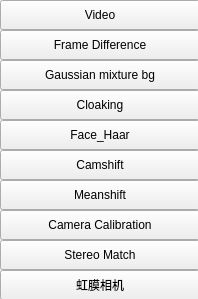
       <widget class="QWidget" name="scrollAreaWidgetContents_4">
        <property name="geometry">
         <rect>
          <x>0</x>
          <y>0</y>
          <width>198</width>
          <height>299</height>
         </rect>
        </property>
        <widget class="QPushButton" name="shiping">
         <property name="geometry">
          <rect>
           <x>0</x>
           <y>0</y>
           <width>200</width>
           <height>30</height>
          </rect>
         </property>
         <property name="text">
          <string>Video</string>
         </property>
        </widget>
        <widget class="QPushButton" name="frame_diff">
         <property name="geometry">
          <rect>
           <x>0</x>
           <y>30</y>
           <width>200</width>
           <height>30</height>
          </rect>
         </property>
         <property name="text">
          <string>Frame Difference</string>
         </property>
        </widget>
        <widget class="QPushButton" name="mix_guass">
         <property name="geometry">
          <rect>
           <x>0</x>
           <y>60</y>
           <width>200</width>
           <height>30</height>
          </rect>
         </property>
         <property name="text">
          <string>Gaussian mixture bg</string>
         </property>
        </widget>
        <widget class="QPushButton" name="cloaking">
         <property name="geometry">
          <rect>
           <x>0</x>
           <y>90</y>
           <width>200</width>
           <height>30</height>
          </rect>
         </property>
         <property name="text">
          <string>Cloaking</string>
         </property>
        </widget>
        <widget class="QPushButton" name="face_haar">
         <property name="geometry">
          <rect>
           <x>0</x>
           <y>120</y>
           <width>200</width>
           <height>30</height>
          </rect>
         </property>
         <property name="text">
          <string>Face_Haar</string>
         </property>
        </widget>
        <widget class="QPushButton" name="tool_Camshift">
         <property name="geometry">
          <rect>
           <x>0</x>
           <y>150</y>
           <width>200</width>
           <height>30</height>
          </rect>
         </property>
         <property name="text">
          <string>Camshift</string>
         </property>
        </widget>
        <widget class="QPushButton" name="tool_meanshift">
         <property name="geometry">
          <rect>
           <x>0</x>
           <y>180</y>
           <width>200</width>
           <height>30</height>
          </rect>
         </property>
         <property name="text">
          <string>Meanshift</string>
         </property>
        </widget>
        <widget class="QPushButton" name="camera2">
         <property name="geometry">
          <rect>
           <x>0</x>
           <y>210</y>
           <width>200</width>
           <height>30</height>
          </rect>
         </property>
         <property name="text">
          <string>Camera Calibration</string>
         </property>
        </widget>
        <widget class="QPushButton" name="camera2_2">
         <property name="geometry">
          <rect>
           <x>0</x>
           <y>240</y>
           <width>200</width>
           <height>30</height>
          </rect>
         </property>
         <property name="text">
          <string>Stereo Match</string>
         </property>
        </widget>
        <widget class="QPushButton" name="camera2_hongmo">
         <property name="geometry">
          <rect>
           <x>0</x>
           <y>270</y>
           <width>200</width>
           <height>30</height>
          </rect>
         </property>
         <property name="text">
          <string>虹膜相机</string>
         </property>
        </widget>
       </widget>
